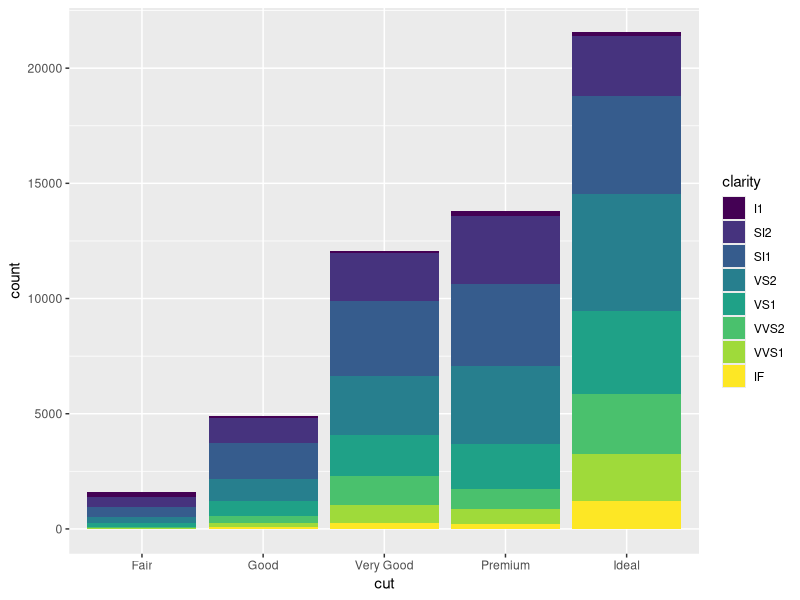
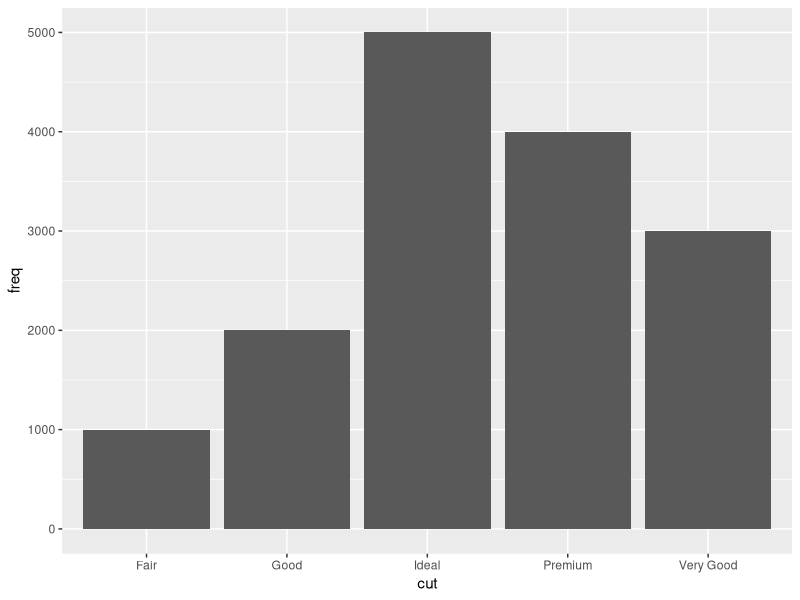
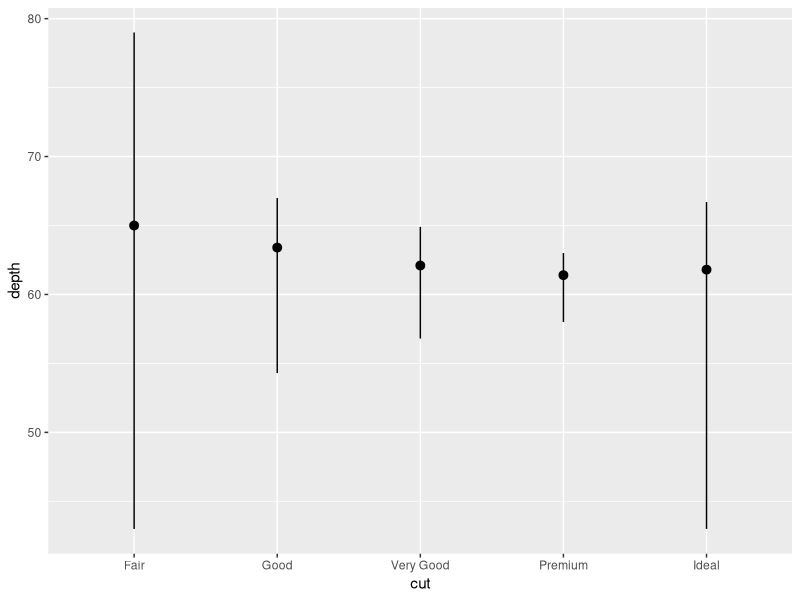
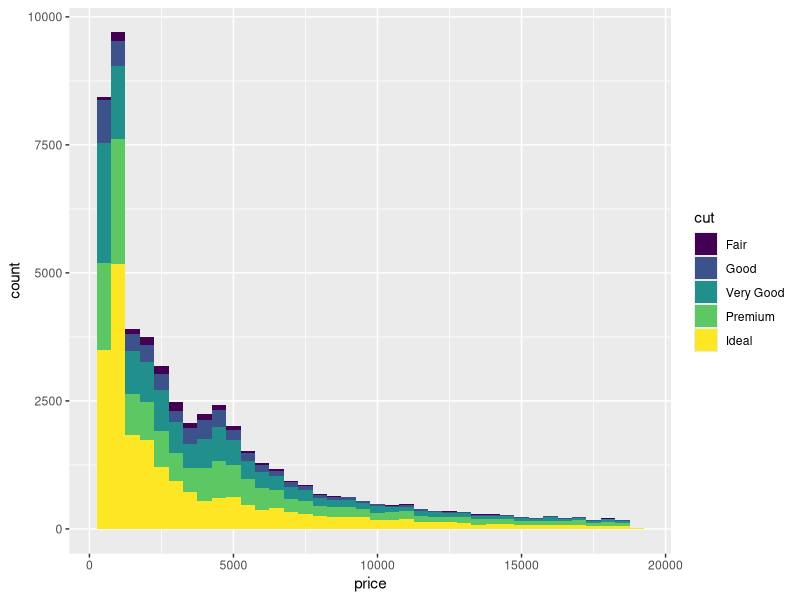
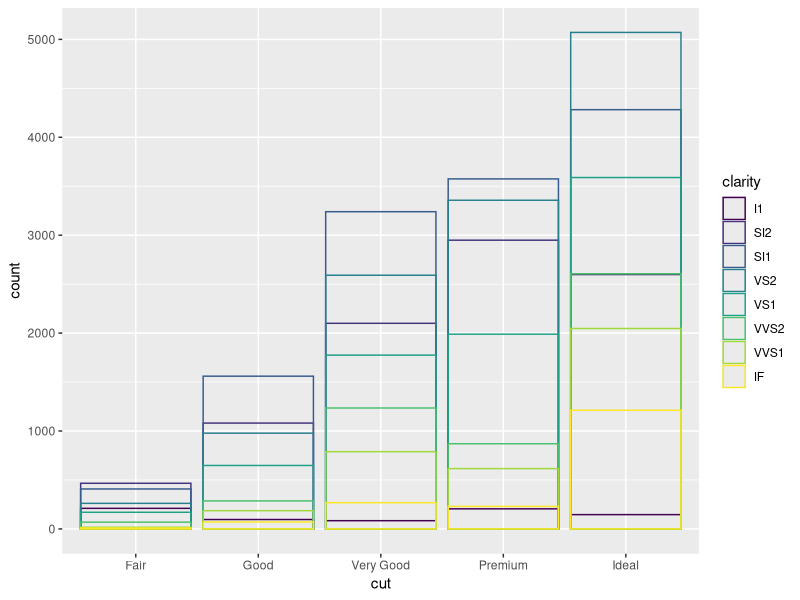
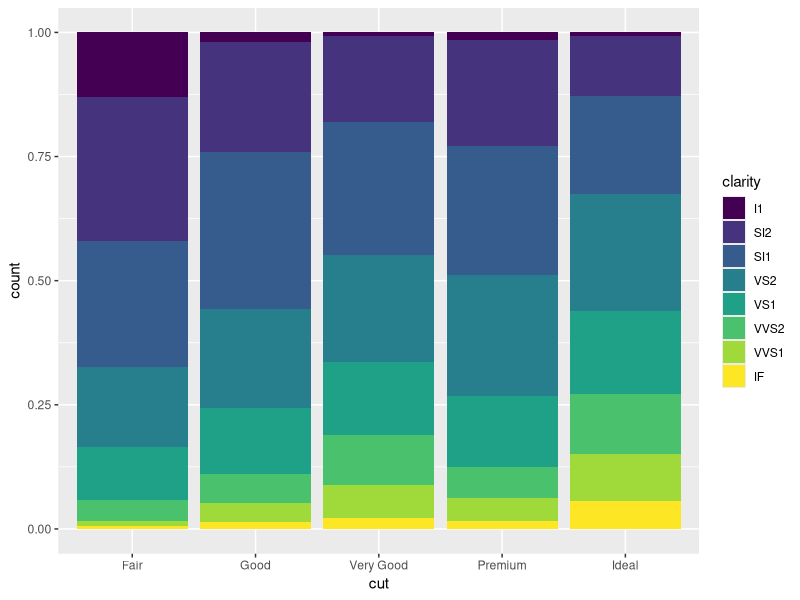
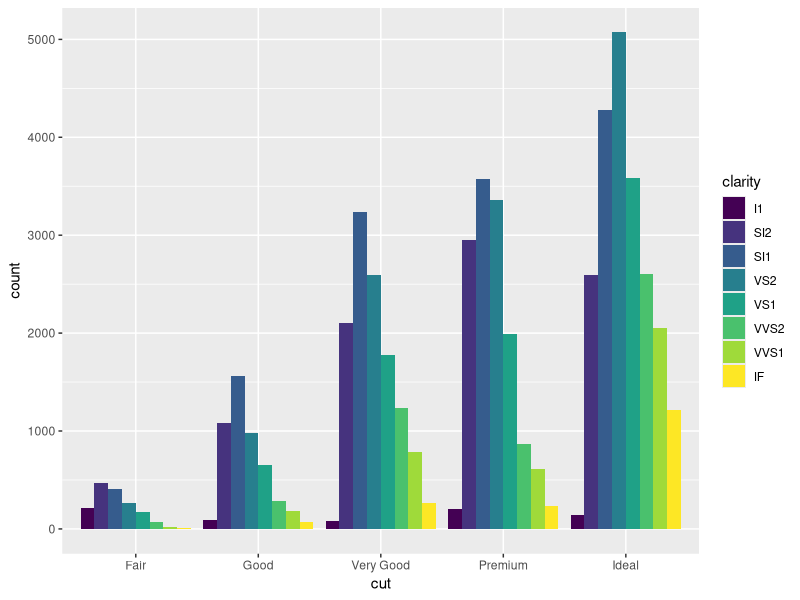
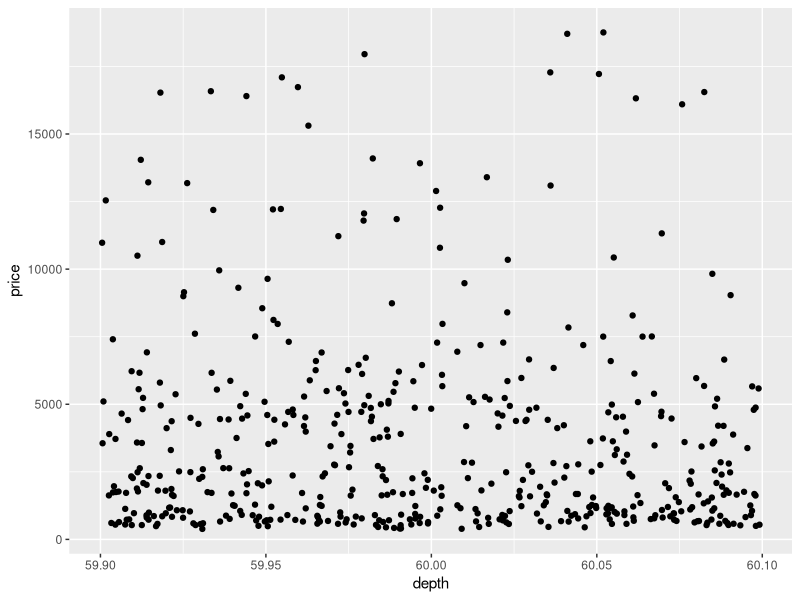

Recreate these plots in R, in order.
## ---- chunk 1
knitr::opts_chunk$set(echo = TRUE)
require(ggplot2)
require(dplyr)
require(scales)
## ---- chunk 2
ggplot2::diamonds
## ---- chunk 3
ggplot(diamonds) +
  # geom_bar(mapping = aes(x = cut))         # Implicit count computing
  # geom_bar(mapping = aes(x = cut), binwidth = 30)       
                                             # binwidth is not supported in bar_graph
  # stat_count(mapping = aes(x = cut))       # count transformation under the hood
  # geom_bar(mapping = aes(x = cut, y = ..prop.., group = 1))
                                             # proportion computing
  # geom_bar(mapping = aes(x = cut, color = cut))
                                             # Color a bar chart
  # geom_bar(mapping = aes(x = cut, fill = cut))
                                             # Color a bar chart
  geom_bar(mapping = aes(x = cut, fill = clarity), position = "stack")
                                             # stacked rectangle representing cut & clarity
                                             # stack is default position
## ---- chunk 4
demo_small_table <- tibble::tribble(
  ~cut,         ~freq,
  "Fair",       1000,      # Key in a table should be unique for `identity stat`
  "Good",       2000,
  "Very Good",  3000,
  "Premium",    4000,
  "Ideal",      5000
)
demo_small_table
ggplot(data = demo_small_table) +
  geom_bar(mapping = aes(x = cut, y = freq), stat = "identity")
## ---- chunk 5
ggplot(data = diamonds) +
  stat_summary(
    mapping = aes(x = cut, y = depth),
    fun.ymin = min,
    fun.ymax = max,
    fun.y = median
  )
## ---- chunk 6
ggplot(data = diamonds)+
  geom_histogram(mapping = aes(price, fill = cut), binwidth = 500)
## ---- chunk 7
# Max value is less than default stack position
ggplot(diamonds, mapping = aes(x = cut)) +
  # geom_bar(mapping = aes(fill = clarity), alpha = 2/5, position = "identity")
  geom_bar(mapping = aes(color = clarity), fill = NA, position = "identity")
## ---- chunk 8
base_plot <- ggplot(diamonds, mapping = aes(x = cut))
base_plot + geom_bar(mapping = aes(fill = clarity), position = "fill")
                                    # Easy for proportions comparing
base_plot + geom_bar(mapping = aes(fill = clarity), position = "dodge")
                                    # Separate overlapping objects
## ---- chunk 9
ggplot(diamonds) +
  # geom_point(mapping = aes(x = depth, y = price))
                                    # Many points around depth of 60 overlapped
  # geom_point(data = filter(diamonds, depth == 60), mapping = aes(x = depth, y = price))
                                    # Still hard to see where the mass of data is
  # geom_point(data = filter(diamonds, depth == 60), mapping = aes(x = depth, y = price), position = "jitter")
                                    # Spreads 511 points out making points receive random noises
  geom_jitter(data = filter(diamonds, depth == 60), mapping = aes(x = depth, y = price), width = 0.1)
                                    # Make the total spread to be 0.2 around 60
cat("Filtered Result Rows:", NROW(filter(diamonds, depth == 60)))
## ---- chunk 10
bar <- ggplot(diamonds) +
  geom_bar(
    mapping = aes(x = cut, fill = cut),
    show.legend = FALSE,     # Because x-axis has represented meanings of each bar
    width = 1
  )
bar <- bar + theme(aspect.ratio = 1)   # Set aspect ratio of the panel to the picture
(bar <- bar + labs(x = NULL, y = NULL))
bar + coord_flip()
bar + coord_polar()
## ---- chunk 11
(bar_plot <-
   ggplot(diamonds, mapping = aes(x = "", fill = clarity)) +
   geom_bar(width = 1))
bar_plot + coord_polar(theta = "y")
bar_plot + coord_polar(theta = "x")
## ---- chunk 12
(price_vs_carat <- ggplot(data = diamonds, mapping = aes(x = carat, y = price)) +
  geom_point())
price_vs_carat + 
  scale_x_log10(
    breaks = trans_breaks("log10", function(x)  10 ^ x),
    labels = trans_format("log10", math_format(10 ^ .x))
  ) + 
  scale_y_log10(
    breaks = trans_breaks("log10", function(x)  10 ^ x),
    labels = trans_format("log10", math_format(10 ^ .x))
  ) + geom_smooth(method = "lm")
price_vs_carat + coord_trans(x = "log10", y = "log10")
price_vs_carat + scale_x_log10() + scale_y_log10() + geom_smooth(method = "lm") + coord_polar()
